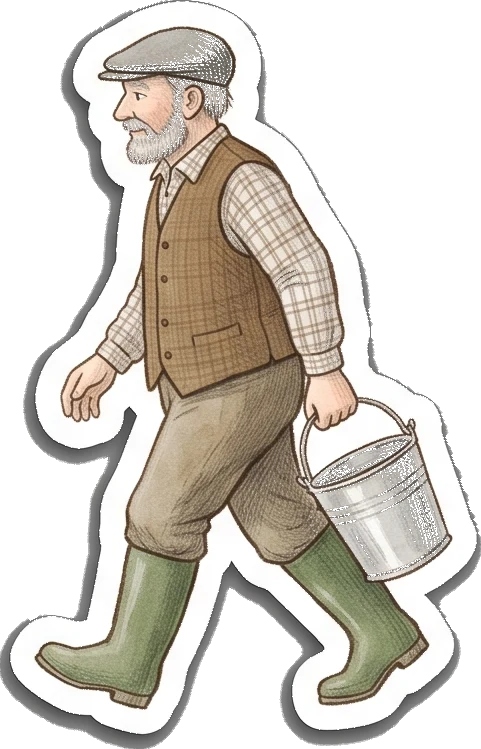
#> input picture HopTalesPackage/Sources/World/Resources/cast-farmer-2.webp, 481 x 749 px
$ python -i gen_looks.py   (imports and definitions only)
#> lines starting #> are read from the running program, lines starting #| are printed output that depends on the picture; after the words box and inside, x2 and y2 are one past the last pixel; in counts of white or black regions, pixels touching at a corner belong together
"""Dressed looks: each friend painted wearing each wardrobe item, as a sitting sticker registered to the base.

  gen <friend> [item ...]   ask Nano Banana for the dressed sticker (raw into nb/looks/<friend>/<item>.png)
  build <friend> [item ...] key the raw out, register it to the base sticker, write look-<friend>-<item>.webp
  redraw <friend> [item ...] repaint with the item made to fit inside the base sticker's outline
  board <friend>            contact sheet of base + every look into the scratchpad
  anim-gen <friend> <item> [rest|hop] ...        paint the dressed idle rest and the hop frames; the idle is the
                                                 base idle with the rest's item carried on the moving head
  anim-build <friend> <item>                     assemble look-<friend>-<item>-idle.webp and -hop.webp
  anim-board <friend> <item> <path>              base strips above dressed strips, for checking
  anim-heads <friend> <item> <path>              every frame's head at full size, base above dressed: check the
                                                 anatomy (ears, eyes, limbs, doubled items) before calling a look done

The look keeps the base sticker's canvas, so the app can draw it exactly where the base goes. Registration searches
scale and offset for the best overlap with the base silhouette below the head (items rarely reach there), then puts
the feet on the base's bottom row. The character is never shrunk: up to RIM px of sticker rim past the canvas is
clipped, and anything further fails the build so the item is redrawn to fit (`redraw`). Fits go in nb/looks/fit.json.
"""
import concurrent.futures as cf
import json
import os
import sys

import numpy as np
from PIL import Image
from scipy import ndimage as ndi

HERE = os.path.dirname(os.path.abspath(__file__))
ROOT = os.path.abspath(os.path.join(HERE, "..", "..", ".."))
sys.path.insert(0, os.path.join(ROOT, "Design", "collage", "tools"))
# [1 line not run here, left out]

RES = os.path.join(ROOT, "HopTalesPackage", "Sources", "World", "Resources")
WARDROBE = os.path.join(ROOT, "HopTalesPackage", "Sources", "Content", "Resources", "wardrobe.json")
RAW = os.path.join(HERE, "nb", "looks")
GREY = (128, 128, 128)
RIM = 4
DRIFT = 0.98
SIDES = ("top", "left", "right", "bottom")

CAST = {
    "hare": ("a brown hare", "hare-sit", "red knitted scarf", "neck"),
    "bunny": ("a grey-brown wild rabbit called Bramble", "friend-bunny", "lilac ribbon bow on its ear", "head"),
    "frog": ("a green spotted frog called Puddle", "friend-frog", "yellow neckerchief", "neck"),
    "crow": ("a black crow called Button", "friend-crow", "blue knitted cap", "head"),
    "cat": ("a ginger tabby cat called Marmalade", "friend-cat", "sage-green ribbon collar with a bell", "neck"),
    "crab": ("a red shore crab called Nipper", "friend-crab", "striped sailor neckerchief", "neck"),
    "grasshopper": ("a green grasshopper called Sprig", "friend-grasshopper", "little brown leather satchel", "back"),
}

WHERE = {
    "head": "on its head",
    "eyes": "over its eyes",
    "neck": "around its neck",
    "body": "on its body",
    "back": "on its back",
    "claws": "on its claws",
    "antennae": "on its antennae",
}

EXTRA = {
    ("crab", "claw-mittens"): "Pull one striped mitten snugly over each of its two big front pincers, so the pincers are "
                              "inside the mittens; nothing floats loose.",
}

ASPECTS = {"1:1": 1, "2:3": 2 / 3, "3:2": 3 / 2, "3:4": 3 / 4, "4:3": 4 / 3, "4:5": 4 / 5, "5:4": 5 / 4,
           "9:16": 9 / 16, "16:9": 16 / 9}


def items(friend):
    return json.load(open(WARDROBE))[friend]


def base(friend):
    return Image.open(os.path.join(RES, CAST[friend][1] + ".webp")).convert("RGBA")


# [10 lines left out: function on_grey, not called in this run]


def closest_aspect(w, h):
    r = w / h * 1.1
    return min(ASPECTS, key=lambda k: abs(np.log(ASPECTS[k] / r)))


# [27 lines left out: functions prompt, gen_one, not called in this run]


FIT_NOTES = {
    ("hare", "crown"): "A small flower crown lying flat around the head at the base of the ears, like a ring on the "
                       "head, not standing up behind the ears.",
    ("crow", "autumn-scarf"): "A slim, snug knitted scarf close around the neck, not bulky, ends short.",
    ("bunny", "bluebell-crown"): "The crown sits up on top of the head between the bases of the ears, not low across them.",
    ("hare", "specs"): "Small round specs perched on the bridge of the nose, set back from the tip; nothing sticks out in front "
                       "of the tip of the nose.",
    ("frog", "lilypad-hat"): "The lily pad is worn like a little cape-hood: a thin flat pad draped over the back of the "
                             "head behind the eyes and down onto the neck, below the tops of the eyes; the bulging eyes "
                             "stay the highest points of the sticker.",
    ("crow", "top-hat"): "The top hat takes exactly the place of the blue knitted cap in image 1 and is no taller than "
                         "that cap: a squat, short top hat whose top edge is exactly where the top of the knitted cap "
                         "is in image 1.",
    ("cat", "garden-hat"): "A small straw garden hat with a round brim and a flower, clearly a hat, worn tilted back on "
                           "the head with the ears poking up through it; the ear tips stay the highest point.",
    ("cat", "beret"): "A flat beret lying flat and tilted to one side between and behind the ears; the ear tips stay "
                      "the highest point.",
    ("crab", "sailor-cap"): "A tiny sailor cap sitting on the front of the shell between the eye stalks, lower than the "
                            "tips of the eye stalks.",
    ("crab", "captain-hat"): "A very flat little captain's cap, hardly taller than its peak, lying on the front of the "
                             "shell between the eye stalks; the eye stalk tips stay clearly higher than the cap.",
}


# [32 lines left out: functions redraw_prompt, redraw_one, not called in this run]


def key_alpha(rgb):
    """Flood the grey key in from every edge; generations sometimes leave a darker strip along one border."""
    edge = np.concatenate([rgb[:6].reshape(-1, 3), rgb[-6:].reshape(-1, 3),
                           rgb[:, :6].reshape(-1, 3), rgb[:, -6:].reshape(-1, 3)])
    bg = np.median(edge, 0)
    d = np.sqrt(((rgb - bg) ** 2).sum(2))
    sat = rgb.max(2) - rgb.min(2)
    cand = (d < 34) | ((sat < 14) & (rgb.mean(2) < 200) & (rgb.mean(2) > 60))
    lab, _ = ndi.label(cand)
    border = np.concatenate([lab[0], lab[-1], lab[:, 0], lab[:, -1]])
    bgm = np.isin(lab, np.unique(border[border > 0]))
    fg = ndi.binary_fill_holes(~bgm)
    fg = ndi.binary_opening(fg, iterations=1)
    alpha = ndi.gaussian_filter(fg.astype(np.float32), 0.8)
    alpha[ndi.binary_erosion(fg, iterations=2)] = 1
    alpha[~ndi.binary_dilation(fg, iterations=2)] = 0
    return alpha


def bbox(mask):
    r = np.nonzero(mask.any(1))[0]
    c = np.nonzero(mask.any(0))[0]
    return c.min(), r.min(), c.max() + 1, r.max() + 1


def body_rows(friend, h):
    top = {"hare": 0.45, "bunny": 0.4, "crow": 0.4, "cat": 0.45}.get(friend, 0.3)
    return int(h * top)


REACH = {"head": {"top"}, "eyes": {"right"}, "antennae": {"top", "left", "right"},
         "neck": set(), "body": set(), "back": {"left", "right"}, "claws": {"left", "right"}}


# [117 lines left out: functions overflow, register, refine, build_one, board, not called in this run]


def pick(friend, ids):
    all_items = items(friend)
    return [i for i in all_items if not ids or i["id"] in ids]


STRIPS = {friend: {"idle": (f"{friend}-idle-frames", 10, None), "hop": (f"{friend}-hop", 8, None)}
          for friend in CAST}
ANIM = os.path.join(HERE, "nb", "looks-anim")
CALLS = os.path.join(ANIM, "calls.log")
SCRATCH = os.environ.get("LOOKS_BOARDS", os.path.join(ANIM, "boards"))


# [19 lines left out: functions _count_calls, cells, not called in this run]


def item_named(friend, item_id):
    return next(i for i in items(friend) if i["id"] == item_id)


# [28 lines left out: functions wearing, anim_prompt, not called in this run]


POSE = ("Image 1's pose is the one to paint, not image 2's: keep exactly the same crouch, stretch or landing, the "
        "same angle of the body, head and legs, and the same size. ")


# [10 lines left out: function anim_gen_one, not called in this run]


def keyed_raw(path):
    rgb = np.asarray(Image.open(path).convert("RGB")).astype(np.float32)
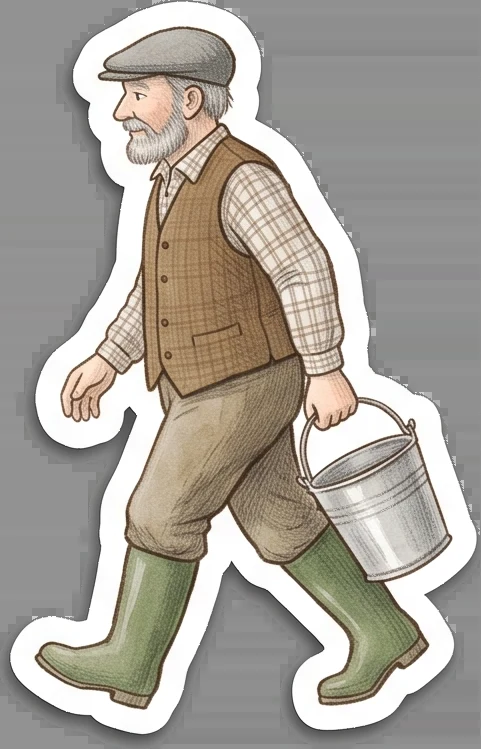
#> rgb: shape (749, 481, 3) float32; mean R, G, B 167.7, 162.3, 154.1
    alpha = key_alpha(rgb)
#> in key_alpha, `bg = np.median(edge, 0)`: bg = [146, 146, 146]
#> in key_alpha, `sat = rgb.max(2) - rgb.min(2)`:
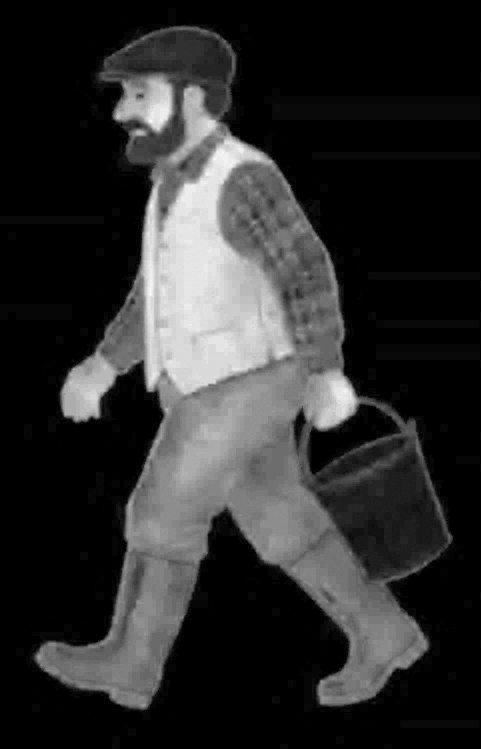
#> sat: shape (749, 481) float32; min 0, max 77, mean 14; drawn with min black and max white
#> in key_alpha, `cand = (d < 34) | ((sat < 14) & (rgb.mean(2) < 200) & (rgb.mean(2) > 6..`:
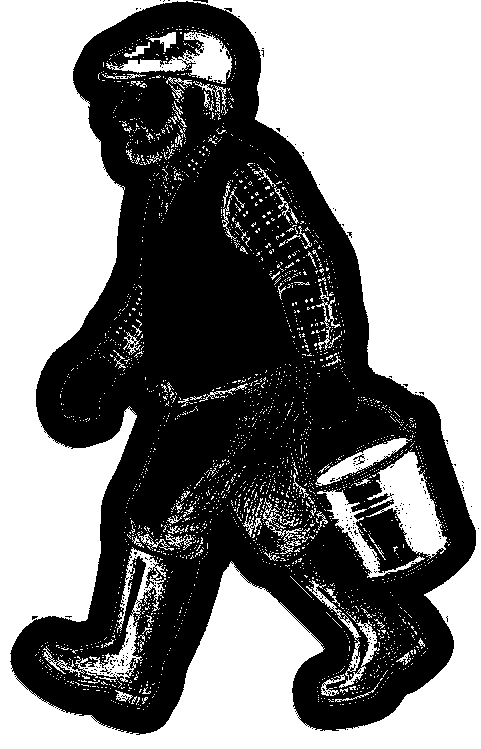
#> cand: shape (749, 481) bool; 51.8% white; 225 black regions (221 under 20 px), largest, box (x1, y1, x2, y2) and area: (10, 1, 476, 735) 172916, (353, 454, 365, 465) 40, (193, 0, 208, 3) 24, (100, 667, 111, 674) 20
#> in key_alpha, `lab, _ = ndi.label(cand)`:
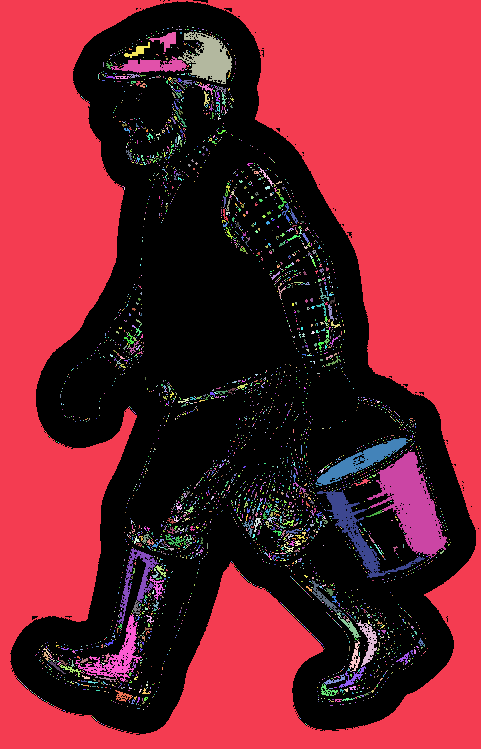
#> lab: shape (749, 481) int32; 4081 distinct labels, from 0 to 4080; one colour per label, 0 black
#> in key_alpha, `border = np.concatenate([lab[0], lab[-1], lab[:, 0], lab[:, -1]])`: border = 2460 values, max 1 at index 0, min 0 at index 160, mean 0.992
#> in key_alpha, `bgm = np.isin(lab, np.unique(border[border > 0]))`: bgm: shape (749, 481) bool; 45.5% white; 1 white region, box (x1, y1, x2, y2) and area: (0, 0, 481, 749) 163776
#> in key_alpha, `fg = ndi.binary_opening(fg, iterations=1)`: fg: shape (749, 481) bool; 54.5% white; 1 black region, box (x1, y1, x2, y2) and area: (0, 0, 481, 749) 163999
#> in key_alpha, `alpha = ndi.gaussian_filter(fg.astype(np.float32), 0.8)`:
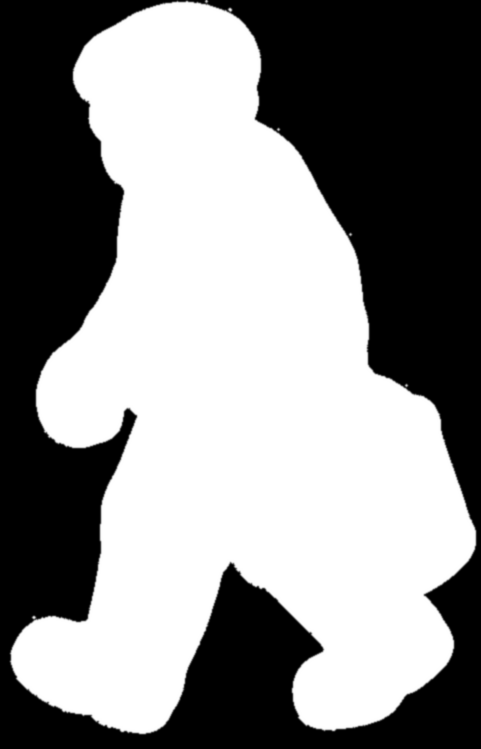
#> alpha: shape (749, 481) float32; min 0, max 1, mean 0.545
#> in key_alpha, `alpha[ndi.binary_erosion(fg, iterations=2)] = 1`: alpha: shape (749, 481) float32; 1.44% of pixels changed, all inside (x1, y1, x2, y2) = (12, 3, 474, 732)
#> in key_alpha, `alpha[~ndi.binary_dilation(fg, iterations=2)] = 0`: alpha: shape (749, 481) float32; min 0, max 1, mean 0.545
    lab, n = ndi.label(alpha > 0.5)
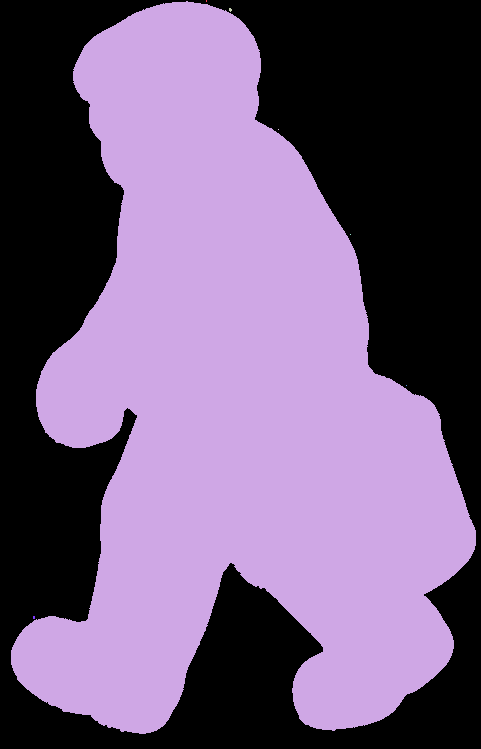
#> lab: shape (749, 481) int32; 8 distinct labels, from 0 to 7; one colour per label, 0 black
#> n = 7
    if n > 1:
        sizes = ndi.sum(np.ones_like(lab), lab, range(1, n + 1))
#> sizes = [2, 196227, 9, 1, 1, 1, 6]
        alpha = alpha * ndi.binary_dilation(lab == 1 + int(np.argmax(sizes)), iterations=3)
    im = Image.fromarray(np.dstack([rgb, alpha * 255]).clip(0, 255).astype(np.uint8), "RGBA")
    return im.crop(bbox(np.asarray(im)[..., 3] > 8))
#> in bbox, `r = np.nonzero(mask.any(1))[0]`: r = 735 values from 0 to 734
#> in bbox, `c = np.nonzero(mask.any(0))[0]`: c = 468 values from 9 to 476
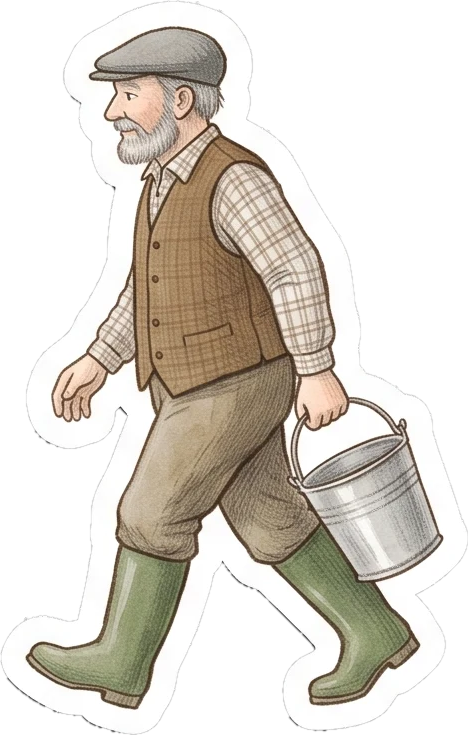
#> returned value: PIL image 468x735 RGBA; mean R, G, B, A 168.9, 163.3, 154.8, 145.5; transparent parts drawn white


# [49 lines left out: functions fit_to, head_onto, not called in this run]


MAGENTA = "flat pure magenta (#FF00FF), fully opaque, with no shading, texture, outline or gradient"


# [18 lines left out: functions paint_mask, magenta, not called in this run]


APPENDAGES = {"hare": "two long ears", "bunny": "two ears", "cat": "two ears", "crab": "two eye stalks and eyes",
              "grasshopper": "two antennae"}
THROUGH = ("head",)


# [184 lines left out: functions paint_whole, appendage_masks, paint_bare, bare_frames, grow_into, sharpen_to and 5 more, not called in this run]


OVERLAP = 5


# [170 lines left out: functions transplant, anim_gen, item_only, overlay, own_frame_item, tips and 3 more, not called in this run]


ANCHORS = os.path.join(ROOT, "Design", "friends", "wardrobe-anchors.json")


def anchors(friend):
    path = ANCHORS if os.path.exists(ANCHORS) else os.path.join(HERE, "nb", "anchors.json")
    return json.load(open(path))[friend]["anchors"]


# [141 lines left out: functions cell_to_sticker, sticker_from_rest, check_anchor, anim_build, not called in this run]


HEADS = {"hare": {"idle": (0, 0, 260, 200), "hop": None}}


# [50 lines left out: functions moving_box, anim_heads, anim_board, not called in this run]


# [55 lines not run here, left out]

>>> result = keyed_raw('../../../HopTalesPackage/Sources/World/Resources/cast-farmer-2.webp')

$ run again, on HopTalesPackage/Sources/World/Resources/near-day.webp
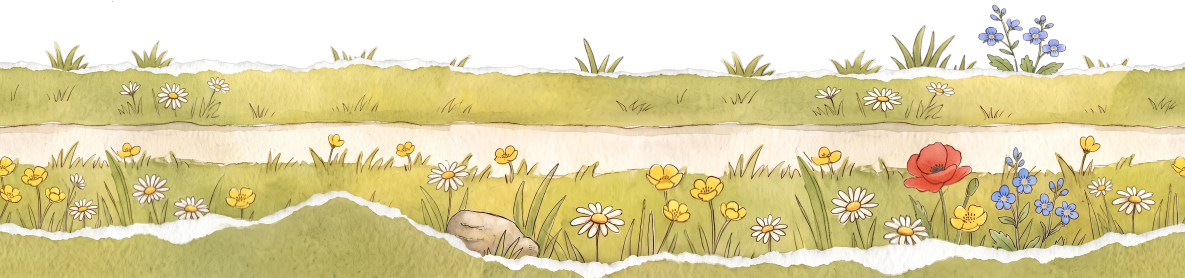
#> input picture HopTalesPackage/Sources/World/Resources/near-day.webp, 3555 x 834 px (shown at 1/3 size)
#> bg = [181, 173, 123]
#> cand: shape (834, 3555) bool; 42.6% white; 14035 white regions (13370 under 20 px), largest, box (x1, y1, x2, y2) and area: (0, 0, 3555, 223) 632183, (0, 590, 1751, 834) 200031, (1750, 221, 2911, 380) 71221
#> border = 8778 values, max 23383 at index 6957, min 0 at index 3556, mean 7343.6
#> bgm: shape (834, 3555) bool; 32.4% white; 64 white regions (53 under 20 px), largest, box (x1, y1, x2, y2) and area: (0, 0, 3555, 223) 625849, (0, 590, 1751, 834) 199103, (2716, 695, 3555, 834) 53571
#> in keyed_raw, `lab, n = ndi.label(alpha > 0.5)`:
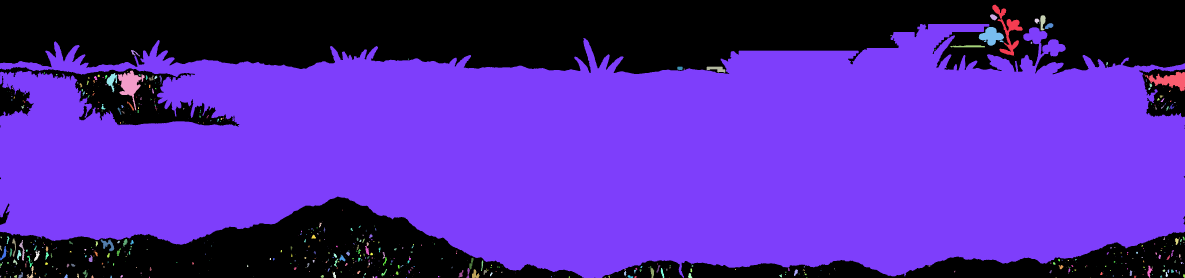
#> lab: shape (834, 3555) int32 (shown at 1/3 size); 669 distinct labels, from 0 to 668; one colour per label, 0 black
#> n = 668
#> sizes = 668 values, max 1944811 at index 6, min 1 at index 13, mean 2961.7
#> r = 763 values from 71 to 833
#> c = 3555 values from 0 to 3554
#> in keyed_raw, `return im.crop(bbox(np.asarray(im)[..., 3] > 8))`:
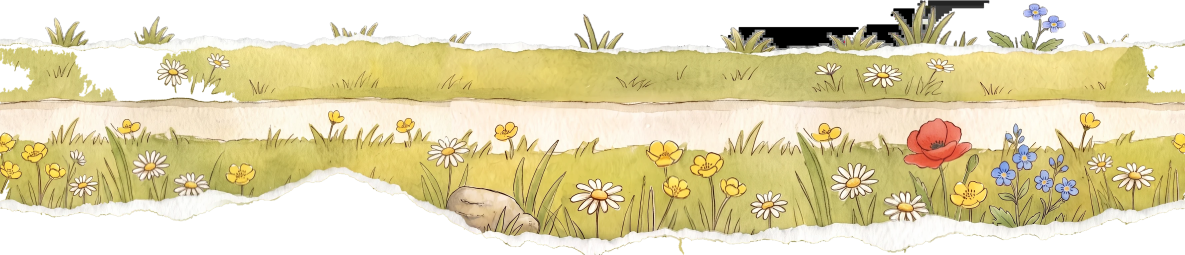
#> returned value: PIL image 3555x763 RGBA (shown at 1/3 size); mean R, G, B, A 199.7, 188.4, 137.6, 182.8; transparent parts drawn white
